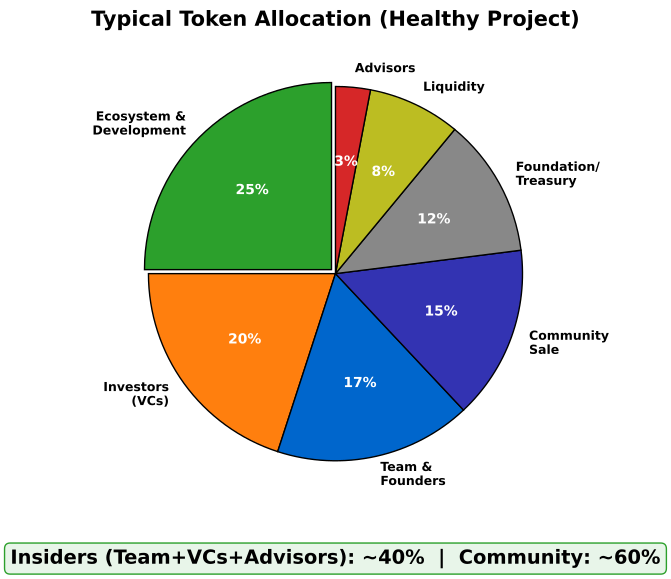

Generate this figure with Python:
"""
Typical Token Allocation Breakdown
Pie chart showing healthy project distribution
"""

import matplotlib.pyplot as plt
from pathlib import Path

CHART_METADATA = {
    'title': 'Typical Token Allocation',
    'url': 'https://github.com/Digital-AI-Finance/Blockchain_Crypto/tree/main/Module_D_Tokenomics/L30_Distribution_Vesting/charts/01_typical_allocation'
}

plt.rcParams.update({
    'font.size': 14,
    'axes.labelsize': 14,
    'axes.titlesize': 16,
    'xtick.labelsize': 12,
    'ytick.labelsize': 12,
    'legend.fontsize': 12,
    'figure.figsize': (10, 6),
    'figure.dpi': 150
})

MLPURPLE = '#3333B2'
MLBLUE = '#0066CC'
MLORANGE = '#FF7F0E'
MLGREEN = '#2CA02C'
MLRED = '#D62728'
MLGRAY = '#888888'
MLYELLOW = '#BCBD22'

fig, ax = plt.subplots(figsize=(10, 6))

# Allocation categories
labels = ['Ecosystem &\nDevelopment', 'Investors\n(VCs)', 'Team &\nFounders',
          'Community\nSale', 'Foundation/\nTreasury', 'Liquidity', 'Advisors']
sizes = [25, 20, 17, 15, 12, 8, 3]  # Percentages
colors = [MLGREEN, MLORANGE, MLBLUE, MLPURPLE, MLGRAY, MLYELLOW, MLRED]
explode = (0.03, 0, 0, 0, 0, 0, 0)

wedges, texts, autotexts = ax.pie(sizes, explode=explode, labels=labels, colors=colors,
                                   autopct='%1.0f%%', startangle=90,
                                   textprops={'fontsize': 9, 'fontweight': 'bold'},
                                   wedgeprops={'edgecolor': 'black', 'linewidth': 1})

for autotext in autotexts:
    autotext.set_color('white')
    autotext.set_fontsize(10)
    autotext.set_fontweight('bold')

# Add insider vs community breakdown
ax.text(0.5, -0.12, 'Insiders (Team+VCs+Advisors): ~40%  |  Community: ~60%',
        transform=ax.transAxes, ha='center', fontsize=14, fontweight='bold',
        bbox=dict(boxstyle='round,pad=0.3', facecolor='#E8F5E9', edgecolor=MLGREEN))

ax.set_title('Typical Token Allocation (Healthy Project)', fontweight='bold', fontsize=15, pad=10)
plt.tight_layout()

output_path = Path(__file__).parent / 'chart.pdf'
plt.savefig(output_path, bbox_inches='tight', dpi=300)
print(f"Chart saved to: {output_path.absolute()}")
plt.close()
